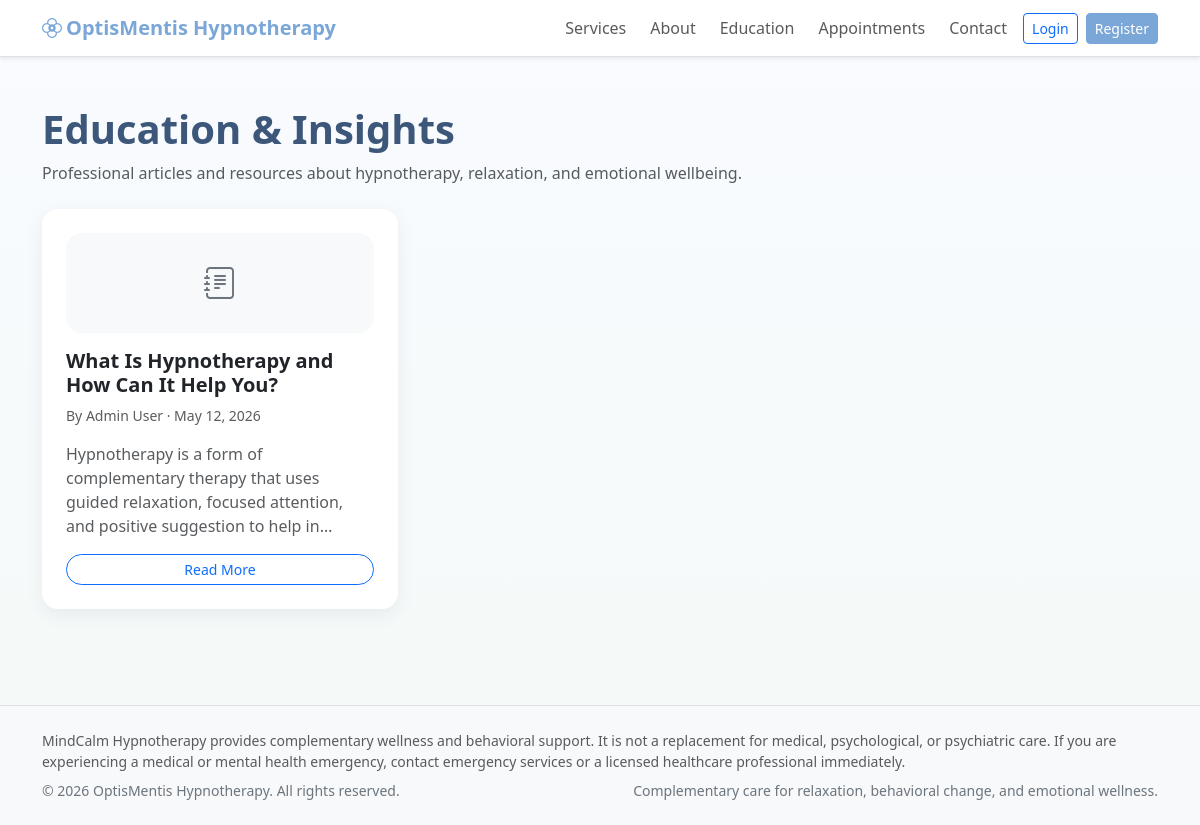
Screenshot of /blog.php with the database file from the repository.
### tables this page shows
CREATE TABLE IF NOT EXISTS blog_posts (
    id              INT UNSIGNED AUTO_INCREMENT PRIMARY KEY,
    title           VARCHAR(255) NOT NULL,
    slug            VARCHAR(270) NOT NULL UNIQUE,
    content         LONGTEXT NOT NULL,
    featured_image  VARCHAR(255) DEFAULT NULL,
    author_id       INT UNSIGNED DEFAULT NULL,
    status          ENUM('draft','published') NOT NULL DEFAULT 'draft',
    created_at      DATETIME NOT NULL DEFAULT CURRENT_TIMESTAMP,
    updated_at      DATETIME NOT NULL DEFAULT CURRENT_TIMESTAMP ON UPDATE CURRENT_TIMESTAMP,
    CONSTRAINT fk_bp_author FOREIGN KEY (author_id) REFERENCES users(id) ON DELETE SET NULL
);

CREATE TABLE IF NOT EXISTS users (
    id              INT UNSIGNED AUTO_INCREMENT PRIMARY KEY,
    full_name       VARCHAR(150) NOT NULL,
    email           VARCHAR(180) NOT NULL UNIQUE,
    phone           VARCHAR(30)  DEFAULT NULL,
    password        VARCHAR(255) NOT NULL,
    role            ENUM('client','admin','therapist') NOT NULL DEFAULT 'client',
    profile_photo   VARCHAR(255) DEFAULT NULL,
    status          ENUM('active','inactive','pending') NOT NULL DEFAULT 'pending',
    created_at      DATETIME NOT NULL DEFAULT CURRENT_TIMESTAMP,
    updated_at      DATETIME NOT NULL DEFAULT CURRENT_TIMESTAMP ON UPDATE CURRENT_TIMESTAMP
);

### includes/functions.php (called while the page is built, shortened)
<?php
function e(string $value): string
{
    return htmlspecialchars($value, ENT_QUOTES, 'UTF-8');
}

### blog.php (the view, shortened to what this page needs)
<?php
require_once __DIR__ . '/config/db.php';
$stmt = $pdo->query("SELECT bp.*, u.full_name AS author_name FROM blog_posts bp LEFT JOIN users u ON u.id = bp.author_id WHERE bp.status = 'published' ORDER BY bp.created_at DESC");
$posts = $stmt->fetchAll();
require_once __DIR__ . '/includes/header.php';
?>
<div class="container">
    <h1 class="page-title mt-4 mb-2">Education &amp; Insights</h1>
    <p class="text-muted mb-4">Professional articles and resources about hypnotherapy, relaxation, and emotional wellbeing.</p>
    <?php if (empty($posts)): ?>
        <div class="alert alert-info">No articles have been published yet. Check back soon.</div>
    <?php else: ?>
        <div class="row g-4">
            <?php foreach ($posts as $post): ?>
                <div class="col-md-6 col-lg-4">
                    <div class="card section-card h-100 p-4">
                        <?php if ($post['featured_image']): ?>
                            <img src="<?= e($post['featured_image']) ?>" class="img-fluid rounded-soft mb-3" alt="">
                        <?php else: ?>
                            <div class="bg-light rounded-soft mb-3 d-flex align-items-center justify-content-center" style="height:100px">
                                <i class="bi bi-journal-text text-secondary" style="font-size:2rem"></i>
                            </div>
                        <?php endif; ?>
                        <h5 class="fw-bold"><?= e($post['title']) ?></h5>
                        <p class="text-muted small">
                            By <?= e($post['author_name'] ?? 'Editorial Team') ?> &middot;
                            <?= e(date('M d, Y', strtotime($post['created_at']))) ?>
                        </p>
                        <p class="text-muted"><?= e(mb_substr(strip_tags($post['content']), 0, 130)) ?>…</p>
                        <a href="#" class="btn btn-outline-primary btn-sm rounded-pill mt-auto">Read More</a>
                    </div>
                </div>
            <?php endforeach; ?>
        </div>
    <?php endif; ?>
</div>
<?php require_once __DIR__ . '/includes/footer.php'; ?>

### assets/css/style.css (style rules this page uses)
:root { --brand-blue: #7aa7d8; --brand-green: #97c7b2; --brand-lavender: #d8c7ea; --brand-ink: #314154; --brand-soft: #f6f9fc; }
body { font-family: "Segoe UI", Tahoma, Geneva, Verdana, sans-serif; background: linear-gradient(180deg, #f9fbff 0%, #f4f9f7 100%); color: var(--brand-ink); }
.section-card { border: 0; border-radius: 1rem; box-shadow: 0 6px 18px rgba(49, 65, 84, 0.08); }
.rounded-soft { border-radius: 1rem; }
.page-title { font-weight: 700; color: #3c577a; }

### rows the page displays
blog_posts: title "What Is Hypnotherapy and How Can It Help You?", author.full_name "Admin User", created_at "May 12, 2026", content "Hypnotherapy is a form of complementary therapy that uses guided relaxation, focused attention, and positive suggestion to help in"

### other values shown
APP_NAME "OptisMentis Hypnotherapy"
